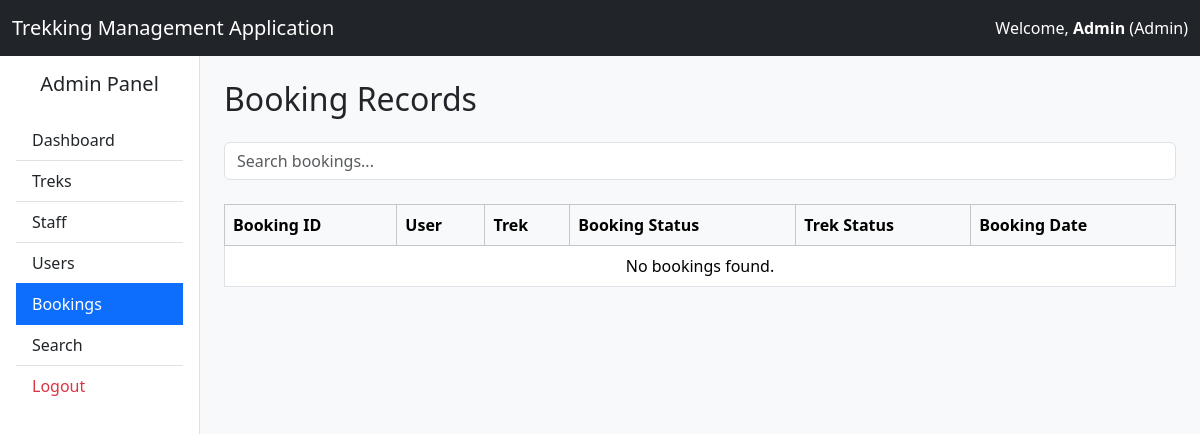
Before: /admin/bookings (signed in) with the older database file.
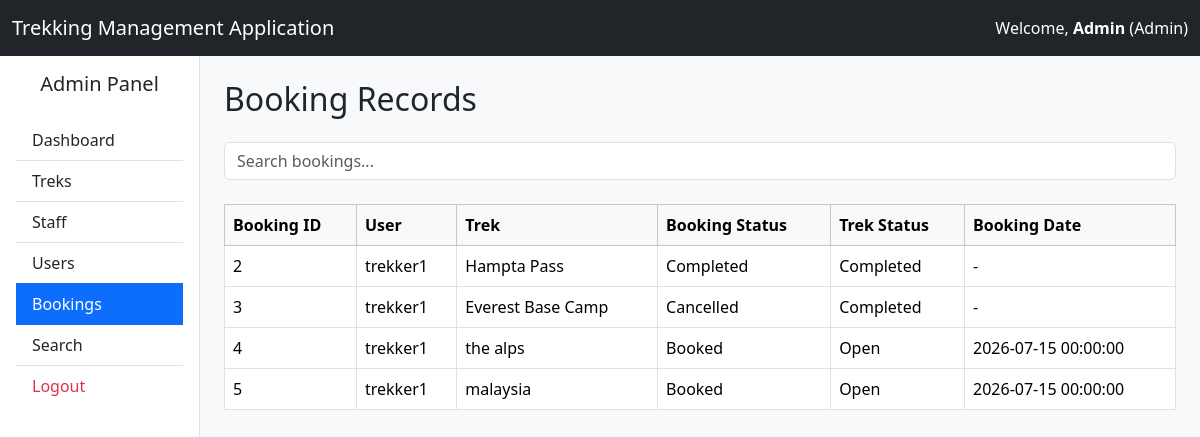
After: the same page with the newer database file.
### application/models.py (models this page shows, shortened)
class Booking(db.Model):
    __tablename__ = "booking"
    booking_id = db.Column(db.Integer, primary_key=True, autoincrement=True)
    user_id = db.Column(
        db.Integer,
        db.ForeignKey("user.user_id"),
        nullable=False
    )
    trek_id = db.Column(
        db.Integer,
        db.ForeignKey("trek.trek_id"),
        nullable=False
    )
    booking_date = db.Column(db.DateTime, nullable=False)
    booking_status = db.Column(
        db.String(20),
        nullable=False,
        default="Booked"
    )
    payment_status = db.Column(
        db.String(20),
        nullable=False,
        default="Pending"
    )
    user = db.relationship("User", back_populates="bookings")
    trek = db.relationship("Trek", back_populates="bookings")

class User(UserMixin, db.Model):
    __tablename__ = "user"
    user_id = db.Column(db.Integer, primary_key=True, autoincrement=True)
    name = db.Column(db.String(100), nullable=False)
    email = db.Column(db.String(120), unique=True, nullable=False)
    password = db.Column(db.String(200), nullable=False)
    role = db.Column(db.String(20), nullable=False)
    is_approved = db.Column(db.Boolean, default=False)
    is_blacklisted = db.Column(db.Boolean, default=False)
    is_active = db.Column(db.Boolean, default=True)
    bookings = db.relationship("Booking", back_populates="user", cascade="all, delete-orphan")
    staff_profile = db.relationship("StaffProfile", uselist=False)

class Trek(db.Model):
    __tablename__ = "trek"
    trek_id = db.Column(db.Integer, primary_key=True, autoincrement=True)
    trek_name = db.Column(db.String(100), nullable=False)
    location = db.Column(db.String(100), nullable=False)
    difficulty = db.Column(db.String(20), nullable=False)
    duration = db.Column(db.Integer, nullable=False)
    available_slots = db.Column(db.Integer, nullable=False)
    assigned_staff_id = db.Column(
        db.Integer,
        db.ForeignKey("user.user_id")
    )
    assigned_staff = db.relationship(
    "User",
    foreign_keys=[assigned_staff_id]
)
    status = db.Column(db.String(20), nullable=False)
    start_date = db.Column(db.Date)
    end_date = db.Column(db.Date)
    bookings = db.relationship("Booking", back_populates="trek",cascade="all, delete-orphan")

### application/controllers.py (the view, shortened to what this page needs)
@app.route("/admin/bookings")
@login_required
def admin_bookings():
    if current_user.role != "Admin":
        return "Access Denied."
    search = request.args.get("search", "")
    bookings = Booking.query
    bookings = bookings.all()
    return render_template(
        "admin/bookings.html",
        bookings=bookings,
        search=search
    )

### main.py (called while the page is built)
@login_manager.user_loader
def load_user(user_id):
    return User.query.get(int(user_id))

### templates/admin/bookings.html (shortened to what this page needs)
{% extends "base_dashboard.html" %}
{% block sidebar %}
<div class="list-group list-group-flush">
    <a href="{{ url_for('admin_dashboard') }}" class="list-group-item list-group-item-action">
        Dashboard
    </a>
    <a href="{{ url_for('view_treks') }}" class="list-group-item list-group-item-action">
        Treks
    </a>
    <a href="{{ url_for('view_staff') }}" class="list-group-item list-group-item-action">
        Staff
    </a>
    <a href="{{ url_for('view_users') }}" class="list-group-item list-group-item-action">
        Users
    </a>
    <a href="{{ url_for('admin_bookings') }}" class="list-group-item list-group-item-action active">
        Bookings
    </a>
    <a href="{{ url_for('admin_search') }}" class="list-group-item list-group-item-action">
        Search
    </a>
    <a href="{{ url_for('logout') }}" class="list-group-item list-group-item-action text-danger">
        Logout
    </a>
</div>
{% endblock %}
{% block content %}
<h2 class="mb-4">
    Booking Records
</h2>
<form method="GET" class="mb-4">
    <input
        type="text"
        name="search"
        value="{{ search }}"
        class="form-control"
        placeholder="Search bookings..."
    >
</form>
<div class="table-responsive">
<table class="table table-bordered table-hover align-middle">
    <thead class="table-light">
        <tr>
            <th>Booking ID</th>
            <th>User</th>
            <th>Trek</th>
            <th>Booking Status</th>
            <th>Trek Status</th>
            <th>Booking Date</th>
        </tr>
    </thead>
    <tbody>
    {% if bookings %}
        {% for booking in bookings %}
        <tr>
            <td>{{ booking.booking_id }}</td>
            <td>{{ booking.user.name }}</td>
            <td>{{ booking.trek.trek_name }}</td>
            <td>{{ booking.booking_status }}</td>
            <td>{{ booking.trek.status }}</td>
            <td>{{ booking.booking_date or "-" }}</td>
        </tr>
        {% endfor %}
    {% else %}
        <tr>
            <td colspan="6" class="text-center">
                No bookings found.
            </td>
        </tr>
    {% endif %}
    </tbody>
</table>
</div>
{% endblock %}

Changed rows visible on the page:
added Booking: booking_id "2", user.name "trekker1", trek.trek_name "Hampta Pass", booking_status "Completed", trek.status "Completed", booking_date "-"
added Booking: booking_id "3", user.name "trekker1", trek.trek_name "Everest Base Camp", booking_status "Cancelled", trek.status "Completed", booking_date "-"
added Booking: booking_id "4", user.name "trekker1", trek.trek_name "the alps", booking_status "Booked", trek.status "Open", booking_date "2026-07-15 00:00:00"
added Booking: booking_id "5", user.name "trekker1", trek.trek_name "malaysia", booking_status "Booked", trek.status "Open", booking_date "2026-07-15 00:00:00"
Other visible differences:
text no longer shown: "No bookings found."
